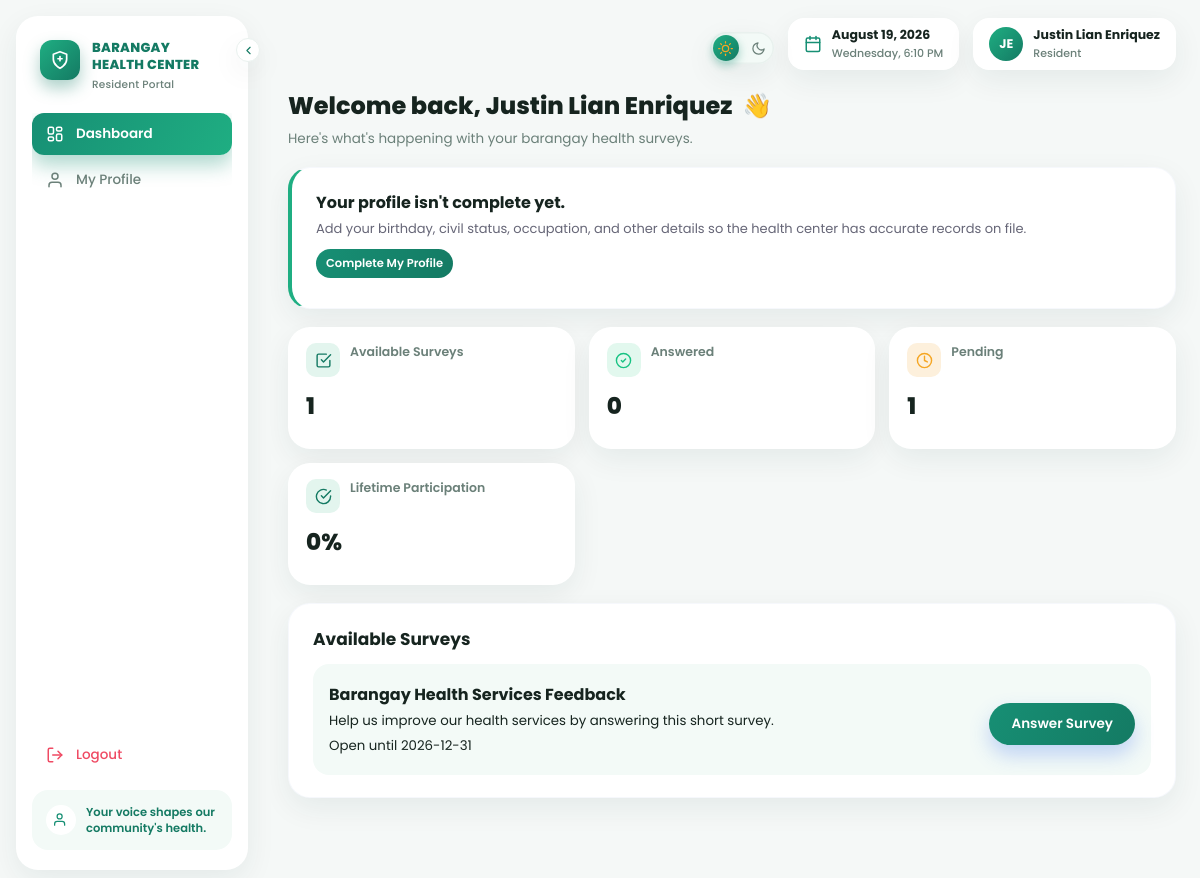
Page /resident/dashboard.php (signed in) on the committed database.
### tables this page shows
CREATE TABLE IF NOT EXISTS surveys (

    survey_id INT AUTO_INCREMENT PRIMARY KEY,

    title VARCHAR(150) NOT NULL,

    description TEXT,

    created_by INT NOT NULL,

    start_date DATE NOT NULL,

    end_date DATE NOT NULL,

    status ENUM(
        'active',
        'inactive'
    ) DEFAULT 'active',

    created_at TIMESTAMP DEFAULT CURRENT_TIMESTAMP,

    CONSTRAINT fk_surveys_staff

        FOREIGN KEY (created_by)

        REFERENCES staff(staff_id)

);

### includes/functions.php (called while the page is built, shortened)
<?php
function e($string) {
    return htmlspecialchars($string ?? "", ENT_QUOTES, "UTF-8");
}
?>

### resident/dashboard.php (the view, shortened to what this page needs)
<?php
require_once __DIR__ . "/../includes/functions.php";
$resident_id = $_SESSION["resident_id"];
$sql = "SELECT s.survey_id, s.title, s.description, s.end_date,
        (SELECT COUNT(*) FROM responses r WHERE r.survey_id = s.survey_id AND r.resident_id = ?) AS already_answered
        FROM surveys s
        WHERE s.status = 'active' AND CURDATE() BETWEEN s.start_date AND s.end_date
        ORDER BY s.start_date DESC";
$stmt = $conn->prepare($sql);
$stmt->bind_param("i", $resident_id);
$stmt->execute();
$surveys = $stmt->get_result()->fetch_all(MYSQLI_ASSOC);
$available_count = count($surveys);
$answered_now = count(array_filter($surveys, fn($s) => $s["already_answered"] > 0));
$pending_count = $available_count - $answered_now;
$lt_stmt = $conn->prepare("SELECT COUNT(*) AS c FROM responses WHERE resident_id = ?");
$lt_stmt->bind_param("i", $resident_id);
$lt_stmt->execute();
$lifetime_answered = (int)$lt_stmt->get_result()->fetch_assoc()["c"];
$total_ever_stmt = $conn->query("SELECT COUNT(*) AS c FROM surveys");
$total_ever = (int)$total_ever_stmt->fetch_assoc()["c"];
$completion_rate = $total_ever > 0 ? round(($lifetime_answered / $total_ever) * 100, 1) : 0;
$profile_stmt = $conn->prepare("SELECT birthday, civil_status, contact_number, address, occupation FROM residents WHERE resident_id = ?");
$profile_stmt->bind_param("i", $resident_id);
$profile_stmt->execute();
$profile_check = $profile_stmt->get_result()->fetch_assoc();
$profile_incomplete = empty($profile_check["birthday"]) || empty($profile_check["civil_status"])
    || empty($profile_check["contact_number"]) || empty($profile_check["address"]) || empty($profile_check["occupation"]);
?>
<!DOCTYPE html>
<html lang="en">
<head>
<link rel="stylesheet" href="../assets/css/style.css?v=<?= filemtime(__DIR__ . "/../assets/css/style.css") ?>">
</head>
<body>
<?php include __DIR__ . "/../includes/resident_nav.php"; ?>
<div class="container">
    <?php include __DIR__ . "/../includes/resident_topbar.php"; ?>
    <div class="welcome-header">
        <div>
            <h1>Welcome back, <?= e($_SESSION["resident_name"]) ?> <span class="wave">👋</span></h1>
            <p>Here's what's happening with your barangay health surveys.</p>
        </div>
    </div>
    <?php if ($profile_incomplete): ?>
    <div class="card" style="border-left:4px solid var(--blue-500); margin-bottom:18px;">
        <div style="display:flex; justify-content:space-between; align-items:center; flex-wrap:wrap; gap:10px;">
            <div>
                <strong>Your profile isn't complete yet.</strong>
                <p style="margin:4px 0 0; font-size:13px; color:#667;">Add your birthday, civil status, occupation, and other details so the health center has accurate records on file.</p>
            </div>
            <a class="btn btn-sm" href="profile.php">Complete My Profile</a>
        </div>
    </div>
    <?php endif; ?>
    <div class="stat-cards-grid">
        <div class="stat-card">
            <div class="stat-card-top">
                <span class="stat-ic teal"><svg viewBox="0 0 24 24" fill="none" stroke="currentColor" stroke-width="2" stroke-linecap="round" stroke-linejoin="round"><path d="M9 11l3 3L22 4"/><path d="M21 12v7a2 2 0 0 1-2 2H5a2 2 0 0 1-2-2V5a2 2 0 0 1 2-2h11"/></svg></span>
                <span class="stat-label">Available Surveys</span>
            </div>
            <div class="stat-number"><?= number_format($available_count) ?></div>
        </div>
        <div class="stat-card">
            <div class="stat-card-top">
                <span class="stat-ic green"><svg viewBox="0 0 24 24" fill="none" stroke="currentColor" stroke-width="2" stroke-linecap="round" stroke-linejoin="round"><circle cx="12" cy="12" r="10"/><path d="m9 12 2 2 4-4"/></svg></span>
                <span class="stat-label">Answered</span>
            </div>
            <div class="stat-number"><?= number_format($answered_now) ?></div>
        </div>
        <div class="stat-card">
            <div class="stat-card-top">
                <span class="stat-ic amber"><svg viewBox="0 0 24 24" fill="none" stroke="currentColor" stroke-width="2" stroke-linecap="round" stroke-linejoin="round"><circle cx="12" cy="12" r="10"/><polyline points="12 6 12 12 16 14"/></svg></span>
                <span class="stat-label">Pending</span>
            </div>
            <div class="stat-number"><?= number_format($pending_count) ?></div>
        </div>
        <div class="stat-card">
            <div class="stat-card-top">
                <span class="stat-ic teal"><svg viewBox="0 0 24 24" fill="none" stroke="currentColor" stroke-width="2" stroke-linecap="round" stroke-linejoin="round"><path d="M22 11.08V12a10 10 0 1 1-5.93-9.14"/><polyline points="22 4 12 14.01 9 11.01"/></svg></span>
                <span class="stat-label">Lifetime Participation</span>
            </div>
            <div class="stat-number"><?= $completion_rate ?>%</div>
        </div>
    </div>
    <div class="card">
        <h2>Available Surveys</h2>
        <?php foreach ($surveys as $survey): ?>
            <div class="survey-list-item">
                <div>
                    <strong><?= e($survey["title"]) ?></strong><br>
                    <small><?= e($survey["description"]) ?></small><br>
                    <small>Open until <?= e($survey["end_date"]) ?></small>
                </div>
                <div>
                    <?php if ($survey["already_answered"] > 0): ?>
                        <span class="success" style="padding:6px 10px;">Answered</span>
                    <?php else: ?>
                        <a class="btn" href="survey_form.php?survey_id=<?= (int)$survey["survey_id"] ?>">Answer Survey</a>
                    <?php endif; ?>
                </div>
            </div>
        <?php endforeach; ?>
    </div>
</div>
</body>
</html>

### assets/css/style.css (style rules this page uses)
:root { --blue-900: #123832; --blue-700: #147a63; --blue-600: #178f74; --blue-500: #1fae82; --blue-400: #58c9a0; --blue-100: #e3f5ee; --blue-50: #f3faf7; --ink: #16241f; --muted: #6b8079; --line: #e9f1ee; --bg: #f5f8f7; --white: #ffffff; --green: #17c383; --red: #ef4a63; --amber: #f5a623; --radius-lg: 22px; --radius-md: 16px; --radius-sm: 10px; --shadow-card: 0 10px 30px rgba(18, 56, 50, 0.07); --shadow-pop: 0 16px 40px rgba(18, 56, 50, 0.14); --sidebar-w: 232px; --sidebar-w-collapsed: 80px; }
* { box-sizing: border-box; margin: 0; padding: 0; font-family: 'Poppins', 'Segoe UI', Arial, sans-serif; }
html { scroll-behavior: smooth; overflow-x: hidden; }
body { background: var(--bg); color: var(--ink); min-height: 100vh; overflow-x: hidden; -webkit-font-smoothing: antialiased; }
body { animation: bodyFade .5s ease both; }
a { color: inherit; }
body:has(.sidebar) { padding-left: calc(var(--sidebar-w) + 32px); padding-top: 16px; padding-bottom: 16px; transition: padding-left .22s ease; }
.container { max-width: 1440px; margin: 0 auto 22px; padding: 0 24px 32px; }
.card { background: var(--white); border-radius: var(--radius-lg); padding: 22px 24px; box-shadow: var(--shadow-card); margin-bottom: 18px; border: 1px solid rgba(43,76,168,.04); animation: cardIn .45s ease both; transition: box-shadow .25s ease, transform .25s ease; }
.card h2 { font-size: 17px; font-weight: 700; color: var(--ink); margin-bottom: 12px; }
button, .btn { display: inline-block; background: linear-gradient(120deg, var(--blue-600), var(--blue-700)); color: #fff; border: none; padding: 11px 22px; border-radius: 999px; font-size: 13.5px; font-weight: 600; cursor: pointer; margin-top: 16px; text-decoration: none; box-shadow: 0 10px 20px rgba(59,111,237,.28); transition: transform .18s ease, box-shadow .18s ease, filter .18s ease; margin-bottom: 8px; }
.btn-sm { padding: 6px 10px; font-size: 11.5px; margin-top: 0; box-shadow: none; }
.survey-list-item { display: flex; justify-content: space-between; align-items: center; gap: 16px; padding: 18px 16px; border-radius: var(--radius-md); margin-bottom: 10px; background: var(--blue-50); transition: transform .18s ease, box-shadow .18s ease; }
.survey-list-item:last-child { margin-bottom: 0; }
.welcome-header { display: flex; justify-content: space-between; align-items: flex-start; flex-wrap: wrap; gap: 16px; margin-bottom: 18px; }
.welcome-header h1 { font-size: 24px; font-weight: 800; color: var(--ink); display: flex; align-items: center; gap: 10px; }
.welcome-header .wave { display: inline-block; animation: waveHand 1.6s ease-in-out infinite; transform-origin: 70% 70%; }
.welcome-header p { color: var(--muted); font-size: 13.5px; margin-top: 6px; }
.stat-cards-grid { display: grid; grid-template-columns: repeat(6, 1fr); gap: 14px; margin-bottom: 18px; }
@media (max-width: 1300px) { .stat-cards-grid { grid-template-columns: repeat(3, 1fr); } }
.stat-card { background: var(--white); border-radius: var(--radius-lg); padding: 16px 18px; box-shadow: var(--shadow-card); transition: transform .2s ease, box-shadow .2s ease; animation: cardIn .45s ease both; min-width: 0; overflow: hidden; }
.stat-card-top { display: flex; align-items: flex-start; gap: 10px; margin-bottom: 12px; }
.stat-ic { width: 34px; height: 34px; border-radius: 10px; display: flex; align-items: center; justify-content: center; flex-shrink: 0; }
.stat-ic svg { width: 17px; height: 17px; }
.stat-ic.teal { background: var(--blue-100); color: var(--blue-700); }
.stat-ic.amber { background: #fdf0dc; color: var(--amber); }
.stat-ic.green { background: #e2f8ee; color: var(--green); }
.stat-label { font-size: 12.5px; font-weight: 600; color: var(--muted); }
.stat-number { font-size: 23px; font-weight: 800; color: var(--ink); margin-bottom: 10px; }

### rows in the picture
surveys: title "Barangay Health Services Feedback", description "Help us improve our health services by answering this short survey.", end_date "2026-12-31"

### other values in the picture
$resident_initials "JE"
$_SESSION["resident_name"] "Justin Lian Enriquez"
$available_count "1"
$answered_now "0"
$pending_count "1"
$completion_rate "0"
